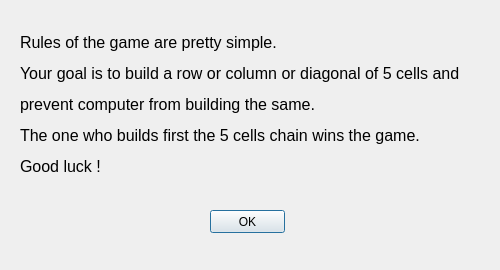
<?xml version="1.0" encoding="UTF-8"?>
<ui version="4.0">
 <class>FiveRules</class>
 <widget class="QDialog" name="FiveRules">
  <property name="geometry">
   <rect>
    <x>0</x>
    <y>0</y>
    <width>500</width>
    <height>270</height>
   </rect>
  </property>
  <property name="minimumSize">
   <size>
    <width>500</width>
    <height>270</height>
   </size>
  </property>
  <property name="maximumSize">
   <size>
    <width>500</width>
    <height>270</height>
   </size>
  </property>
  <property name="windowTitle">
   <string>Five Rules</string>
  </property>
  <widget class="QLabel" name="rulesLabel">
   <property name="geometry">
    <rect>
     <x>20</x>
     <y>20</y>
     <width>460</width>
     <height>170</height>
    </rect>
   </property>
   <property name="sizePolicy">
    <sizepolicy hsizetype="Fixed" vsizetype="Fixed">
     <horstretch>0</horstretch>
     <verstretch>0</verstretch>
    </sizepolicy>
   </property>
   <property name="minimumSize">
    <size>
     <width>460</width>
     <height>170</height>
    </size>
   </property>
   <property name="maximumSize">
    <size>
     <width>460</width>
     <height>170</height>
    </size>
   </property>
   <property name="text">
    <string>&lt;html&gt;&lt;head/&gt;&lt;body&gt;&lt;p&gt;&lt;span style=&quot; font-size:12pt;&quot;&gt;Rules of the game are pretty simple. &lt;/span&gt;&lt;/p&gt;&lt;p&gt;&lt;span style=&quot; font-size:12pt;&quot;&gt;Your goal is to build a row or column or diagonal of 5 cells and &lt;/span&gt;&lt;/p&gt;&lt;p&gt;&lt;span style=&quot; font-size:12pt;&quot;&gt;prevent computer from building the same.&lt;/span&gt;&lt;/p&gt;&lt;p&gt;&lt;span style=&quot; font-size:12pt;&quot;&gt;The one who builds first the 5 cells chain wins the game.&lt;/span&gt;&lt;/p&gt;&lt;p&gt;&lt;span style=&quot; font-size:12pt;&quot;&gt;Good luck !&lt;/span&gt;&lt;/p&gt;&lt;/body&gt;&lt;/html&gt;</string>
   </property>
  </widget>
  <widget class="QPushButton" name="okPB">
   <property name="geometry">
    <rect>
     <x>210</x>
     <y>210</y>
     <width>75</width>
     <height>23</height>
    </rect>
   </property>
   <property name="text">
    <string>OK</string>
   </property>
  </widget>
 </widget>
 <resources/>
 <connections/>
</ui>
